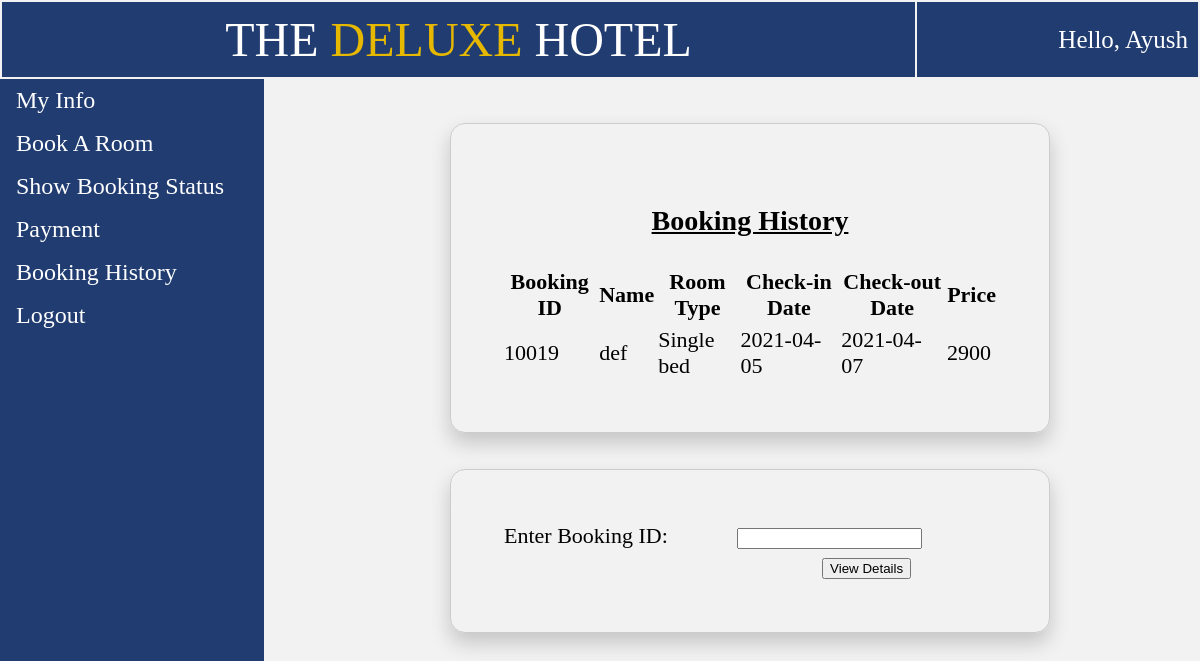
The app's page /user_booking_history.php with its own data.
### tables this page shows
CREATE TABLE `temp_session` (
  `phone` int(11) NOT NULL,
  `password` varchar(20) NOT NULL,
  `name` varchar(20) NOT NULL,
  `email` varchar(30) NOT NULL,
  `idproof` varchar(20) NOT NULL,
  `dob` date NOT NULL
);

CREATE TABLE `booked_hist` (
  `phone` int(11) NOT NULL,
  `name` varchar(20) NOT NULL,
  `idproof` varchar(20) NOT NULL,
  `room_type` varchar(20) NOT NULL,
  `checkin` date NOT NULL,
  `checkout` date NOT NULL,
  `days` int(11) NOT NULL,
  `ac` varchar(5) NOT NULL,
  `breakfast` varchar(5) NOT NULL,
  `lunch` varchar(5) NOT NULL,
  `snacks` varchar(5) NOT NULL,
  `dinner` varchar(5) NOT NULL,
  `swimming` varchar(5) NOT NULL,
  `price` int(11) NOT NULL,
  `book_id` int(11) NOT NULL
);

### user_booking_history.php (the view, shortened to what this page needs)
<!DOCTYPE html>
<html>
<head>
</head>
<body>
	<?php
		$conn = new mysqli("localhost","root","", "iwp");
		$sql = "SELECT * from temp_session";
		$result=mysqli_query($conn, $sql);
		$row=mysqli_fetch_row($result); ?>
	<table style="width: 100%;">
		<tr>
			<td id="td1" style="padding: 10px; font-size: 48px;">THE <p style="color: #e6b800; display: inline;">DELUXE</p> HOTEL</td>
			<td id="td1" style="font-size: 25px; text-align: right;">Hello, <?php echo $row[2]; ?></td>
		</tr>
	</table>
	<ul>
		<li><a href="user_view.php">My Info</a></li>
		<li><a href="bookroom.php">Book A Room</a></li>
		<li><a href="user_room_status.php">Show Booking Status</a></li>
		<li><a href="user_payment.php">Payment</a></li>
		<li><a href="user_booking_history.php">Booking History</a></li>
		<li><a href="index.php">Logout</a></li>
	</ul>
	<div style="margin-left:25%;padding:1px 16px;height:1000px;">
			<table class="basic_box">
				<tr>
					<td colspan="6"><p style="font-size: 28px; text-align: center; text-decoration: underline;"><b>Booking History</b></p>
				</td>
				<tr>
					<th>Booking ID</th>
					<th>Name</th>
					<th>Room Type</th>
					<th>Check-in Date</th>
					<th>Check-out Date</th>
					<th>Price</th>
				</tr>
				<tr>
				<?php
					$phone = $row[0];
					$id = $row[4];
					$sql1 = "SELECT * from booked_hist";
					if ($result=mysqli_query($conn,$sql1))
				  	{
				  		while ($row=mysqli_fetch_row($result))
				    	{
				    		if($row[0]==$phone && $row[2]==$id)
				    		{
				    		?>
				    		<td><?php echo $row[14]; ?></td>
				   			<td><?php echo $row[1]; ?></td>
				   			<td><?php echo $row[3]; ?></td>
				   			<td><?php echo $row[4]; ?></td>
				    		<td><?php echo $row[5]; ?></td>
				    		<td><?php echo $row[13]; } ?></td>
				</tr><?php
				    	}
				    }?>
			</table><br><br>
			<table class="basic_box">
				<tr>
					<td colspan="1">Enter Booking ID:</td>
					<td colspan="2">
						<form action="user_room_history.php" method="post">
							<input type="number" name="book_id">
					</td>
				</tr>
				<tr>
					<td></td>
					<td style="text-align: center;"><button type="submit">View Details</button></td></form>
				</tr>
			</table>
	</div>
</body>
</html>

### user_booking_history.php (style rules this page uses)
body { margin: 0; background: #f2f2f2; }
table { font-size: 22px; }
#td1 { background-color: rgba(09,41,98,0.9); color: white; border: 10px; margin-top: -10px; padding: 10px; text-align: center; }
.basic_box { border: 1px solid #ccc; border-radius: 15px; margin: auto; width: 600px; padding: 50px; box-shadow: 0 10px 20px rgba(0,0,0,0.19); }
ul { list-style-type: none; margin: 0; padding: 0; width: 22%; font-size: 24px; background-color: rgba(09,41,98,0.9); text-decoration: none; position: fixed; height: 100%; overflow: auto; }
li { color: white; }
li a { display: block; color: white; padding: 8px 16px; text-decoration: none; }

### records on screen
temp_session: name "Ayush"
booked_hist: book "10019", name "def", room_type "Single bed", checkin "2021-04-05", checkout "2021-04-07", price "2900"
